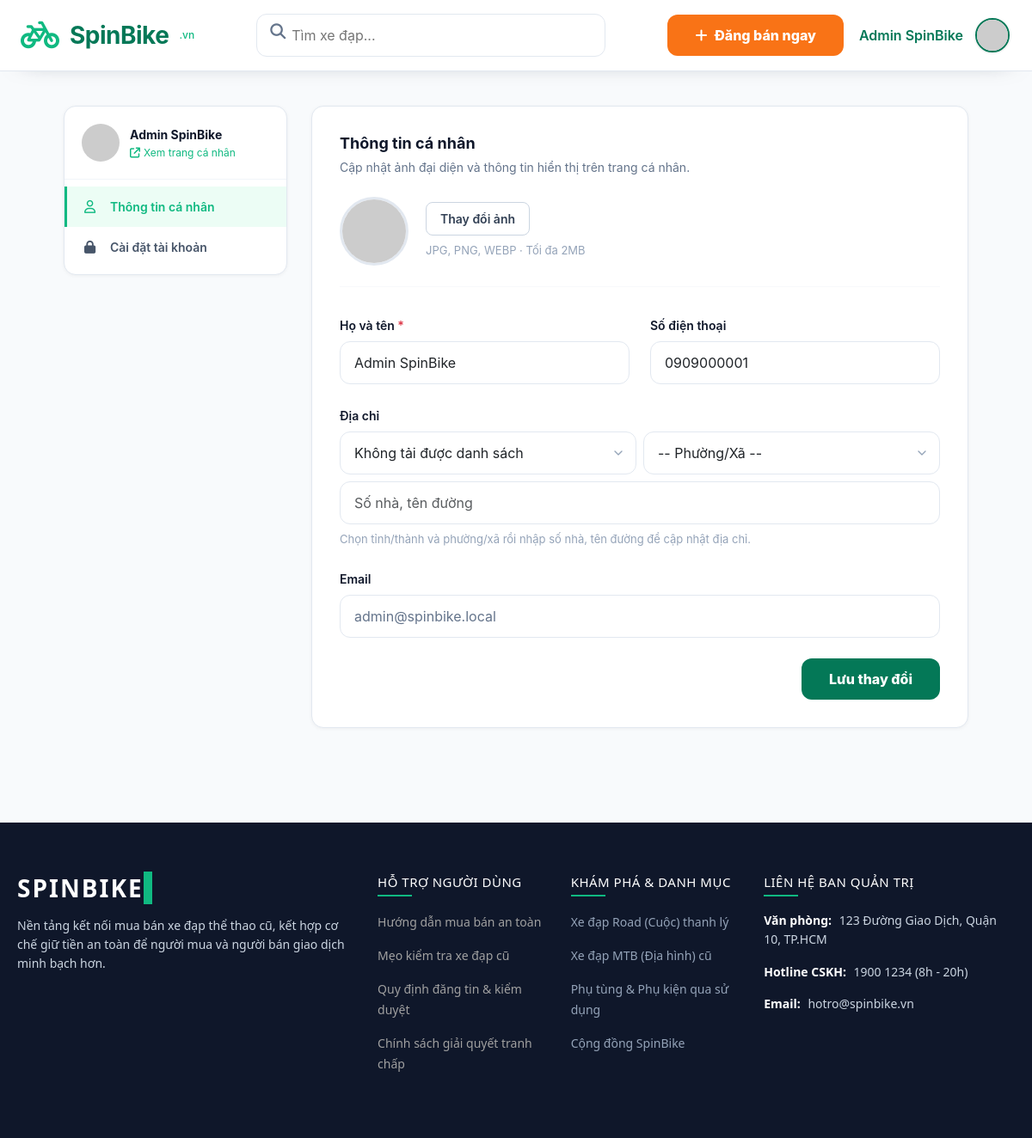
Page /user/settings/profile (signed in) on the committed database.
### tables this page shows
CREATE TABLE `users` (
  `id` int(11) NOT NULL,
  `name` varchar(255) NOT NULL,
  `email` varchar(255) NOT NULL,
  `password` varchar(255) NOT NULL,
  `phone` varchar(20) DEFAULT NULL,
  `address` varchar(255) DEFAULT NULL,
  `avatar` varchar(500) DEFAULT NULL,
  `role` enum('user','admin') NOT NULL DEFAULT 'user',
  `balance` decimal(15,2) NOT NULL DEFAULT 0.00,
  `created_at` timestamp NOT NULL DEFAULT current_timestamp(),
  `reset_token` varchar(255) DEFAULT NULL,
  `reset_token_expire` datetime DEFAULT NULL
);

### index.php (called while the page is built, shortened)
<?php
require_once __DIR__ . '/config/config.php';
$requestUri = parse_url($_SERVER['REQUEST_URI'] ?? '/', PHP_URL_PATH) ?: '/';
$basePath = app_base_path();
$relativePath = $requestUri;
if ($basePath !== '' && str_starts_with($requestUri, $basePath)) {
    $relativePath = substr($requestUri, strlen($basePath));
}
$route = trim((string) $relativePath, '/');
$routeName = find_route_name_by_path($route);
$targetFile = $routeName !== null ? route_target($routeName) : null;
require $targetFile;

### config/config.php (called while the page is built, shortened)
<?php
if (!function_exists('app_origin')) {
    function app_origin(): string {
        static $origin = null;
        if ($origin !== null) {
            return $origin;
        }
        if (PHP_SAPI !== 'cli') {
            $https = $_SERVER['HTTPS'] ?? '';
            $isHttps = !empty($https) && strtolower((string) $https) !== 'off';
            $scheme = $isHttps ? 'https' : 'http';
            $host = trim((string) ($_SERVER['HTTP_HOST'] ?? ''));
            if ($host !== '') {
                $origin = $scheme . '://' . $host;
                return $origin;
            }
        }
        $origin = 'http://localhost';
        return $origin;
    }
}
if (!function_exists('detect_app_base_path')) {
    function detect_app_base_path(): string {
        $configuredBasePath = trim((string) (getenv('APP_BASE_PATH') ?: ''), '/');
        $scriptName = trim((string) ($_SERVER['SCRIPT_NAME'] ?? ''), '/');
        $segments = explode('/', $scriptName);
        if (end($segments) === 'index.php') {
            array_pop($segments);
        }
        return trim(implode('/', $segments), '/');
    }
}
if (!function_exists('route_definitions')) {
    function route_definitions(): array {
        static $routes = null;
        if ($routes !== null) {
            return $routes;
        }
        return $routes;
    }
}
if (!function_exists('app_base_path')) {
    function app_base_path(): string {
        static $basePath = null;
        if ($basePath !== null) {
            return $basePath;
        }
        $detectedBasePath = detect_app_base_path();
        $basePath = $detectedBasePath !== '' ? '/' . $detectedBasePath : '';
        return $basePath;
    }
}
if (!function_exists('app_path')) {
    function app_path(string $path = ''): string {
        $cleanPath = ltrim($path, '/');
        $basePath = app_base_path();
        return $cleanPath !== '' ? $basePath . '/' . $cleanPath : $basePath;
    }
}
if (!function_exists('route_path')) {
    function route_path(string $name): string {
        $routes = route_definitions();
        return $routes[$name]['path'];
    }
}
if (!function_exists('route_target')) {
    function route_target(string $name): string {
        $routes = route_definitions();
        return $routes[$name]['target'];
    }
}
if (!function_exists('find_route_name_by_path')) {
    function find_route_name_by_path(string $path = ''): ?string {
        $normalizedPath = trim($path, '/');
        foreach (route_definitions() as $name => $route) {
            $candidatePaths = array_merge(
                [$route['path']],
                isset($route['aliases']) && is_array($route['aliases']) ? $route['aliases'] : []
            );
            foreach ($candidatePaths as $candidatePath) {
                if (trim((string) $candidatePath, '/') === $normalizedPath) {
                    return $name;
                }
            }
        }
        return null;
    }
}
if (!function_exists('route_url')) {
    function route_url(string $name, $query = []): string {
        $path = route_path($name);
        $url = app_origin() . app_path($path);
        return $url;
    }
}
if (!function_exists('current_route_name')) {
    function current_route_name(): ?string {
        $requestUri = parse_url($_SERVER['REQUEST_URI'] ?? '/', PHP_URL_PATH) ?: '/';
        $basePath = app_base_path();
        $relativePath = $requestUri;
        if ($basePath !== '' && str_starts_with($requestUri, $basePath)) {
            $relativePath = substr($requestUri, strlen($basePath));
        }
        $routeName = find_route_name_by_path($relativePath);
        return $routeName;
    }
}
?>

### app/views/user/settings/profile.php (the view, shortened to what this page needs)
<?php
require_once __DIR__ . '/../../../../config/config.php';
$database = new Database();
$db = $database->getConnectionOrNull();
$user_id = (int) $_SESSION['user_id'];
$user = null;
if ($db && $user === null) {
    try {
        $stmt = $db->prepare("SELECT * FROM users WHERE id = ?");
        $stmt->execute([$user_id]);
        $user = $stmt->fetch(PDO::FETCH_ASSOC);
    } catch (Throwable $e) {
        $pageError = 'Không thể tải thông tin tài khoản.';
    }
}
$displayName   = htmlspecialchars($user['name'] ?? $_SESSION['user_name'] ?? 'Người dùng');
$displayAvatar = !empty($user['avatar'])
    ? $user['avatar']
    : 'https://ui-avatars.com/api/?name=' . urlencode($user['name'] ?? 'U') . '&background=10b981&color=fff&size=160&rounded=true&bold=true';
$profileName    = $user['name'] ?? '';
$profilePhone   = $user['phone'] ?? '';
$profileEmail   = $user['email'] ?? '';
$currentSettingsRoute = 'user.settings.profile';
include __DIR__ . '/../../layouts/header.php';
?>
<div class="settings-shell">
    <div class="container settings-container">
        <div class="settings-layout">
            <?php include __DIR__ . '/_sidebar.php'; ?>
            <main class="settings-main">
                <div class="settings-card">
                    <h2 class="settings-card-title">Thông tin cá nhân</h2>
                    <p class="settings-card-subtitle">Cập nhật ảnh đại diện và thông tin hiển thị trên trang cá nhân.</p>
                    <form action="" method="POST" enctype="multipart/form-data">
                        <div class="settings-avatar-section">
                            <img src="<?php echo $displayAvatar; ?>" alt="Avatar" id="avatarPreview" class="settings-avatar-img">
                            <div>
                                <label for="avatarInput" class="btn-upload profile-upload-label">Thay đổi ảnh</label>
                                <p class="profile-upload-hint">JPG, PNG, WEBP · Tối đa 2MB</p>
                            </div>
                        </div>
                        <hr class="profile-divider">
                        <div class="row g-4">
                            <div class="col-md-6">
                                <label class="profile-field-label">Họ và tên <span class="text-danger">*</span></label>
                                <input type="text" name="fullname" class="form-control profile-field-input"
                                    value="<?php echo htmlspecialchars($profileName); ?>" required>
                            </div>
                            <div class="col-md-6">
                                <label class="profile-field-label">Số điện thoại</label>
                                <input type="tel" name="phone" class="form-control profile-field-input"
                                    value="<?php echo htmlspecialchars($profilePhone); ?>"
                                    placeholder="Chưa cập nhật">
                            </div>
                            <div class="col-md-12">
                                <label class="profile-field-label">Địa chỉ</label>
                                <div class="row g-2">
                                    <div class="col-md-6">
                                        <select id="addrProvince" class="form-control profile-field-input">
                                            <option value="">-- Tỉnh/Thành phố --</option>
                                        </select>
                                    </div>
                                    <div class="col-md-6">
                                        <select id="addrWard" class="form-control profile-field-input" disabled>
                                            <option value="">-- Phường/Xã --</option>
                                        </select>
                                    </div>
                                    <div class="col-12">
                                        <input type="text" id="addrStreet" class="form-control profile-field-input" placeholder="Số nhà, tên đường">
                                    </div>
                                </div>
                                <p class="profile-upload-hint mt-2">Chọn tỉnh/thành và phường/xã rồi nhập số nhà, tên đường để cập nhật địa chỉ.</p>
                            </div>
                            <div class="col-md-12">
                                <label class="profile-field-label">Email</label>
                                <input type="email" class="form-control profile-field-input profile-field-readonly"
                                    value="<?php echo htmlspecialchars($profileEmail); ?>" readonly>
                            </div>
                        </div>
                        <div class="mt-4 text-end">
                            <button type="submit" class="btn-save">Lưu thay đổi</button>
                        </div>
                    </form>
                </div>
            </main>
        </div>
    </div>
</div>
<?php include __DIR__ . '/../../layouts/footer.php'; ?>

### app/views/user/settings/_sidebar.php
<?php
$currentSettingsRoute = $currentSettingsRoute ?? '';
$settingsNav = [
    [
        'route'  => 'user.settings.profile',
        'icon'   => 'fa-regular fa-user',
        'label'  => 'Thông tin cá nhân',
    ],
    [
        'route'  => 'user.settings.account',
        'icon'   => 'fa-solid fa-lock',
        'label'  => 'Cài đặt tài khoản',
    ],
];
?>
<div class="settings-sidebar">
    <div class="settings-sidebar-profile">
        <img src="<?php echo $displayAvatar ?? ''; ?>" alt="Avatar" class="settings-sidebar-avatar">
        <div>
            <p class="settings-sidebar-name"><?php echo htmlspecialchars($displayName ?? ''); ?></p>
            <a href="<?php echo route_url('profile'); ?>" class="settings-sidebar-view-link">
                <i class="fa-solid fa-arrow-up-right-from-square"></i> Xem trang cá nhân
            </a>
        </div>
    </div>
    <nav class="settings-sidebar-nav">
        <?php foreach ($settingsNav as $item): ?>
        <a href="<?php echo route_url($item['route']); ?>"
           class="settings-nav-link <?php echo $currentSettingsRoute === $item['route'] ? 'active' : ''; ?>">
            <i class="<?php echo $item['icon']; ?>"></i>
            <?php echo $item['label']; ?>
        </a>
        <?php endforeach; ?>
    </nav>
</div>

### rows in the picture
users: name "Admin SpinBike", fullname "Admin SpinBike", phone "0909000001", email "admin@spinbike.local"

### other values in the picture
$displayUserName "Admin SpinBike"
$item['label'] "Thông tin cá nhân"
$item['label'] "Cài đặt tài khoản"
$link['title'] "Hướng dẫn mua bán an toàn"
$link['title'] "Mẹo kiểm tra xe đạp cũ"
$link['title'] "Quy định đăng tin & kiểm duyệt"
$link['title'] "Chính sách giải quyết tranh chấp"
$link "Xe đạp Road (Cuộc) thanh lý"
$link "Xe đạp MTB (Địa hình) cũ"
$link "Phụ tùng & Phụ kiện qua sử dụng"
$link "Cộng đồng SpinBike"
